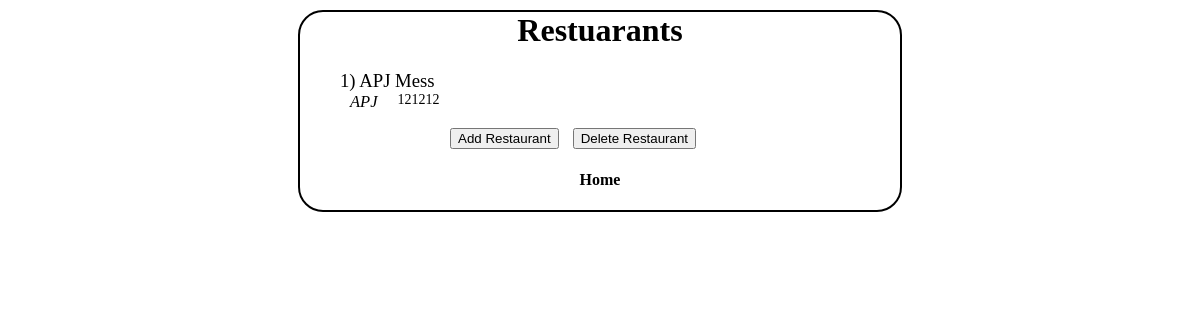
Before: / with the older database file.
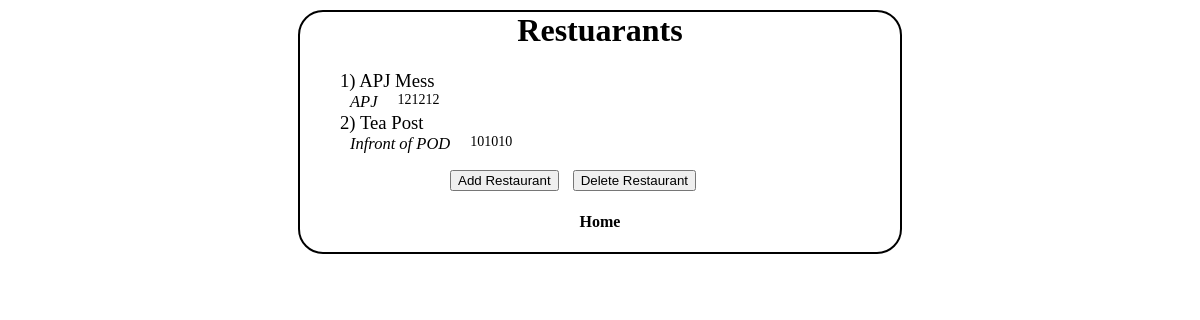
After: the same page with the newer database file.
### setup.py (models this page shows)
class Restaurant(Base):
    __tablename__ = 'restaurants'
    id = Column(Integer, primary_key=True)
    name = Column(String(80), nullable=False)
    address = Column(String(80))
    phone_no = Column(Integer)

### setup.py (the view)
@app.route("/")
def HelloWorld():
    hi=session.query(Restaurant).all()
    return render_template('home.html', items=hi)

### templates/home.html (shortened to what this page needs)
<!DOCTYPE html>
<html lang="en">
<head>
</head>
<body>
    <h1>Restuarants</h1>
    <ul class="names">
        {% for i in items %}
        <a href="restaurants/{{i.id}}/" style="text-decoration: none;">
        	<li>
	        	<h3 style="font-weight: 500; padding: 0px; margin: 0px;">{{i.id}}) {{i.name}}</h3>
	        	<p style="font-style: italic; float: left; font-size: 16.5px; margin: 0px 10px;">{{i.address}}</p>
	        	<p style="font-family: cursive; float: left; font-size: 14px; margin: 0px 10px;">{{i.phone_no}}</p>
        	</li>
    	</a>
        {% endfor %}
    </ul>
	<div style="margin: auto; width: 300px;">
		<div style="margin-bottom: 10px;">
			<button onclick="Table()" style="margin-right: 10px;">Add Restaurant</button>
			<button onclick="Delete()">Delete Restaurant</button>
		</div>
		<div style="text-align: center;">
			<h4 class="bottom"><a href="{{url_for('HelloWorld')}}" style="color: black; text-decoration: none;">Home</a></h4>
		</div>
	</div>
</body>
</html>

### templates/home.html (style rules this page uses)
body { width: 600px; margin:10px auto; border: 2px solid black; border-radius: 25px; }
body h1 { text-align: center; margin-top: 0px; }
.names a li { list-style: none; color: black; }

Changed rows visible on the page:
added Restaurant: id "2", name "Tea Post", address "Infront of POD", phone_no "101010"
